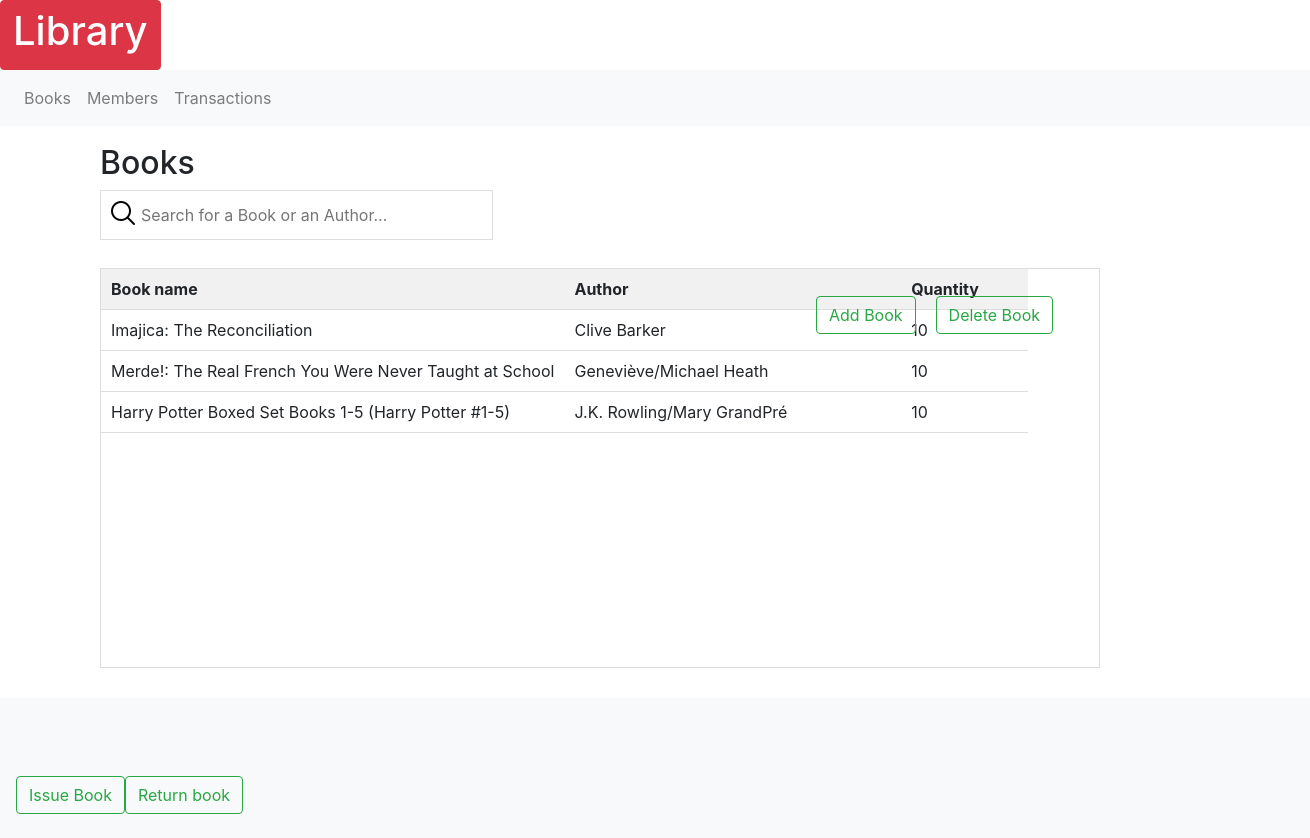
/index, run on the app's committed database.
### models.py (models this page shows, shortened)
class Books(db.Model):
    id = db.Column(db.Integer, primary_key=True)
    title = db.Column(db.String(100), nullable=False)
    author = db.Column(db.String(40))
    publisher = db.Column(db.String(40))
    quantity = db.Column(db.Integer, nullable=False)

### routes.py (the view)
@app.route('/')
@app.route('/index')
@app.route('/home/<a>', methods = ['POST', 'GET'])
def home(a=None):
    books = models.Books.query.all()
    if request.method =="POST":
        print(x)
    else:
        if a==None:
            return render_template('home.html', books=books, id=99999)
        else:
            return render_template('home.html', books=books, id= a)

### templates/home.html (shortened to what this page needs)
{% extends "base.html" %}
{% block main %}
    <div class="Books">
      <h2>Books</h2>
      <form class="search_book" action="#" method="POST">
        <p><input type = "text" id="myInput" onkeyup="myFunction()" placeholder="Search for a Book or an Author..."/></p>
      </form>
      {%set id= id|int%}
                <table id="myTable"  >
                    <tr class="header">
                      <th width="50%">Book name</th>
                      <th>Author</th>
                      <th>Quantity</th>
                    </tr>
                  {% for book in books %}
                    {% if book.id==id %}
                    <tr class="selected"  >
                      <td onclick="location.href='{{ url_for('home', a=book.id) }}'"> {{ book.title }}</td>
                      <td onclick="location.href='{{ url_for('home', a=book.id) }}'">{{ book.author }}</td>
                      <td onclick="location.href='{{ url_for('home', a=book.id) }}'">{{ book.quantity }}</td>
                    </tr>
                    {% else %}
                          <tr class="hov"  >
                            <td onclick="location.href='{{ url_for('home', a=book.id) }}'" >{{ book.title }}</td>
                            <td onclick="location.href='{{ url_for('home', a=book.id) }}'">{{ book.author }}</td>
                            <td onclick="location.href='{{ url_for('home', a=book.id) }}'">{{ book.quantity }}</td>
                          </tr>
                    {% endif %}
                  {% endfor %}
                </table>
              </div>
              <nav class="navbar navbar-light bg-light">
                <form class="form-inline">
                  <button class="btn btn-outline-success" id="Add" type="button" onclick="location.href='{{ url_for('adds') }}'">Add Book</button>
                  <button class="btn btn-outline-success" id="Delete" type="button" onclick="location.href='{{ url_for('delete', book_n=id) }}'">Delete Book</button>
                </form>
                </nav>
                <nav class="navbar navbar-light bg-light">
                <form class="form-inline">
                  <button class="btn btn-outline-success" type="button" onclick="location.href='{{ url_for('isreturn', val='issue') }}'">Issue Book</button>
                  <button class="btn btn-outline-success" type="button" onclick="location.href='{{ url_for('isreturn', val='issue') }}'">Return book</button>
                </form>
              </nav>
{% endblock %}

### static/style.css (style rules this page uses)
body { margin: 1.5em; font-family: sans-serif; }
.Books { list-style-type: none; position: relative; top: -30px; left: 100px; }
#myInput { background-image: url('../static/searchicon.png'); background-position: 7px 7px; background-repeat: no-repeat; width: 30%; font-size: 16px; padding: 12px 20px 12px 40px; border: 1px solid #ddd; margin-bottom: 12px; }
#myTable { overflow: scroll; overflow-y: scroll; height: 25em; display: block; overflow-x: hidden; border-collapse: collapse; width: 1000px; border: 1px solid #ddd; font-size: 16px; }
#myTable th, #myTable td { text-align: left; padding: 10px; }
#myTable tr { border-bottom: 1px solid #ddd; }
#myTable tr.header { background-color: #f1f1f1; }
#Add { position: relative; top: -410px; left: 800px; }
#Delete { position: relative; top: -410px; left: 820px; }

### data on the page
Books: title "Imajica: The Reconciliation", author "Clive Barker", quantity "10"
Books: title "Merde!: The Real French You Were Never Taught at School", author "Geneviève/Michael Heath", quantity "10"
Books: title "Harry Potter Boxed Set Books 1-5 (Harry Potter #1-5)", author "J.K. Rowling/Mary GrandPré", quantity "10"
